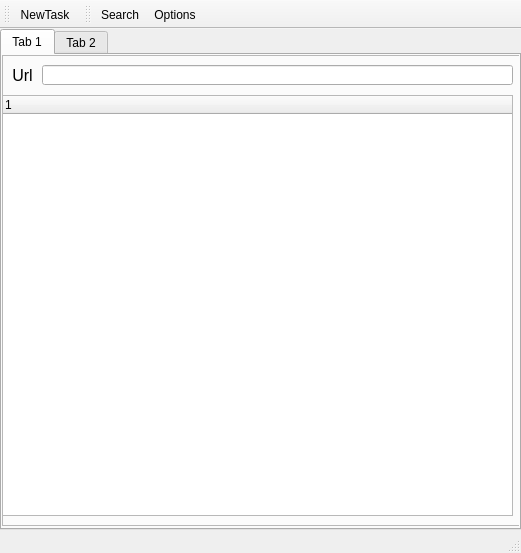
<?xml version="1.0" encoding="UTF-8"?>
<ui version="4.0">
 <class>ImageDownloader</class>
 <widget class="QMainWindow" name="ImageDownloader">
  <property name="geometry">
   <rect>
    <x>0</x>
    <y>0</y>
    <width>521</width>
    <height>553</height>
   </rect>
  </property>
  <property name="minimumSize">
   <size>
    <width>0</width>
    <height>0</height>
   </size>
  </property>
  <property name="maximumSize">
   <size>
    <width>800</width>
    <height>600</height>
   </size>
  </property>
  <property name="windowTitle">
   <string>ImageDownloader</string>
  </property>
  <widget class="QWidget" name="centralwidget">
   <widget class="QTabWidget" name="tabWidget">
    <property name="geometry">
     <rect>
      <x>0</x>
      <y>0</y>
      <width>521</width>
      <height>501</height>
     </rect>
    </property>
    <property name="maximumSize">
     <size>
      <width>801</width>
      <height>561</height>
     </size>
    </property>
    <property name="currentIndex">
     <number>0</number>
    </property>
    <widget class="QWidget" name="tab">
     <attribute name="title">
      <string>Tab 1</string>
     </attribute>
     <widget class="QFrame" name="frame">
      <property name="geometry">
       <rect>
        <x>0</x>
        <y>0</y>
        <width>521</width>
        <height>471</height>
       </rect>
      </property>
      <property name="frameShape">
       <enum>QFrame::StyledPanel</enum>
      </property>
      <property name="frameShadow">
       <enum>QFrame::Raised</enum>
      </property>
      <widget class="QTreeWidget" name="TreeView_ComicLists">
       <property name="geometry">
        <rect>
         <x>0</x>
         <y>40</y>
         <width>511</width>
         <height>421</height>
        </rect>
       </property>
       <column>
        <property name="text">
         <string notr="true">1</string>
        </property>
       </column>
      </widget>
      <widget class="QLineEdit" name="LineText_ComicUrl">
       <property name="geometry">
        <rect>
         <x>40</x>
         <y>10</y>
         <width>471</width>
         <height>20</height>
        </rect>
       </property>
      </widget>
      <widget class="QLabel" name="Label_Url">
       <property name="geometry">
        <rect>
         <x>0</x>
         <y>10</y>
         <width>41</width>
         <height>20</height>
        </rect>
       </property>
       <property name="font">
        <font>
         <pointsize>12</pointsize>
        </font>
       </property>
       <property name="text">
        <string>Url</string>
       </property>
       <property name="alignment">
        <set>Qt::AlignCenter</set>
       </property>
      </widget>
     </widget>
    </widget>
    <widget class="QWidget" name="tab_2">
     <attribute name="title">
      <string>Tab 2</string>
     </attribute>
    </widget>
   </widget>
  </widget>
  <widget class="QStatusBar" name="statusbar"/>
  <widget class="QToolBar" name="toolBar">
   <property name="windowTitle">
    <string>toolBar</string>
   </property>
   <attribute name="toolBarArea">
    <enum>TopToolBarArea</enum>
   </attribute>
   <attribute name="toolBarBreak">
    <bool>true</bool>
   </attribute>
   <addaction name="actionNewTask"/>
  </widget>
  <widget class="QToolBar" name="toolBar_2">
   <property name="windowTitle">
    <string>toolBar_2</string>
   </property>
   <attribute name="toolBarArea">
    <enum>TopToolBarArea</enum>
   </attribute>
   <attribute name="toolBarBreak">
    <bool>false</bool>
   </attribute>
   <addaction name="actionSearch"/>
   <addaction name="actionOptions"/>
  </widget>
  <action name="actionNewTask">
   <property name="icon">
    <iconset>
     <normalon>:/Milky/Icons/64/112.png</normalon>
    </iconset>
   </property>
   <property name="text">
    <string>NewTask</string>
   </property>
  </action>
  <action name="actionSearch">
   <property name="enabled">
    <bool>true</bool>
   </property>
   <property name="icon">
    <iconset>
     <normalon>:/Milky/Icons/64/10.png</normalon>
    </iconset>
   </property>
   <property name="text">
    <string>Search</string>
   </property>
  </action>
  <action name="actionOptions">
   <property name="icon">
    <iconset>
     <normalon>:/Milky/Icons/64/11.png</normalon>
    </iconset>
   </property>
   <property name="text">
    <string>Options</string>
   </property>
  </action>
 </widget>
 <resources>
  <include location="../resource/umleditor.qrc"/>
 </resources>
 <connections/>
</ui>
